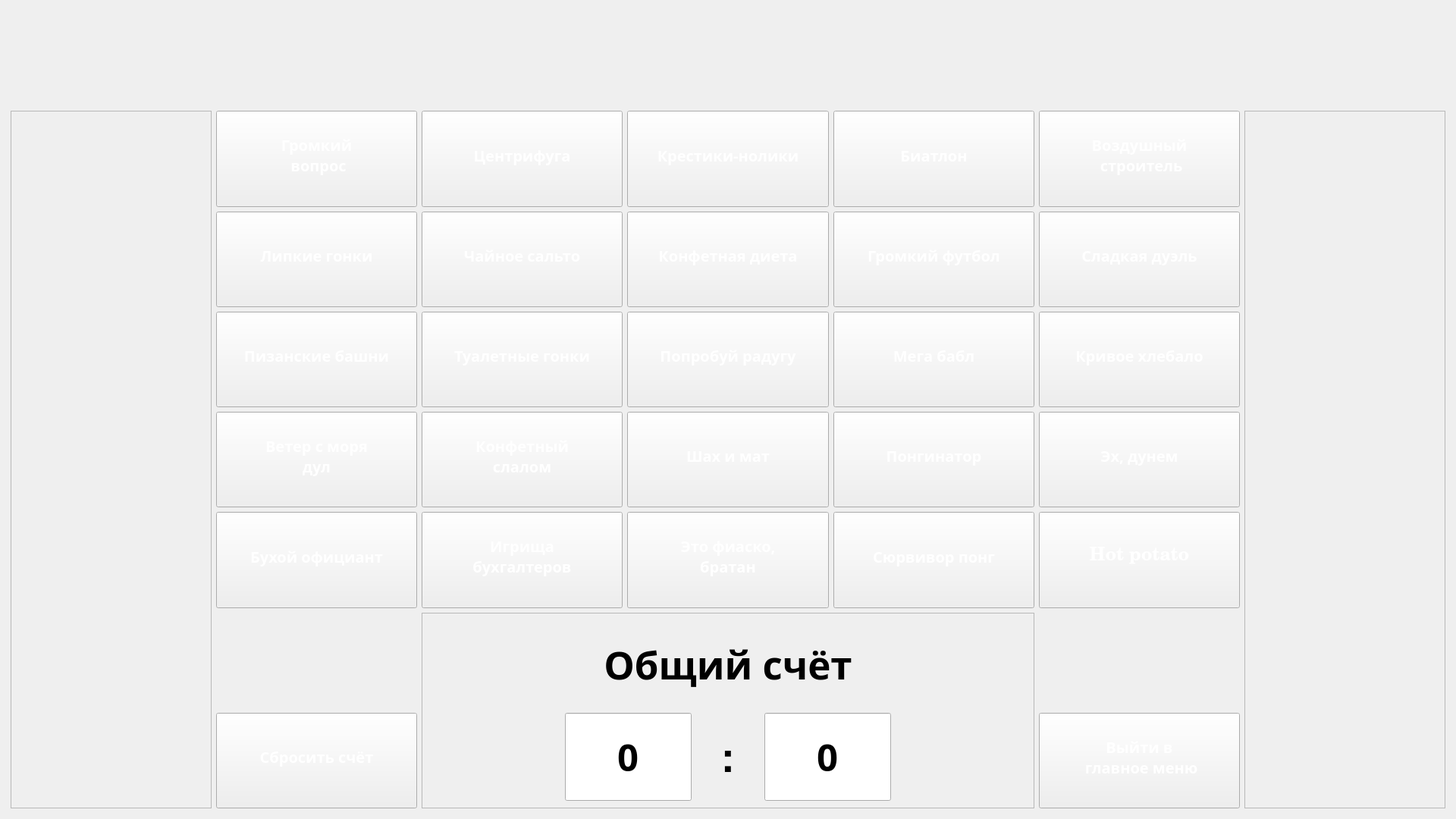
<?xml version="1.0" encoding="UTF-8"?>
<ui version="4.0">
 <class>MainWindow</class>
 <widget class="QMainWindow" name="MainWindow">
  <property name="geometry">
   <rect>
    <x>0</x>
    <y>0</y>
    <width>1920</width>
    <height>1080</height>
   </rect>
  </property>
  <property name="windowTitle">
   <string>MainWindow</string>
  </property>
  <property name="styleSheet">
   <string notr="true">#centralwidget{border-image: url(:/new/prefix1/snow2.png) 0 0 0 0 stretch stretch;}</string>
  </property>
  <widget class="QWidget" name="centralwidget">
   <property name="styleSheet">
    <string notr="true">#pushButton_0{border-image: url(:/new/prefix1/pngwing.com.png) 0 0 0 0 stretch stretch; color : white; padding-bottom: 10px;}
#pushButton_0:pressed{color: black}
#pushButton_0:hover{border-style: outset; border-width: 2px; border-radius: 10px; border-color: beige;}
#pushButton_1{border-image: url(:/new/prefix1/pngwing.com.png) 0 0 0 0 stretch stretch; color : white; padding-bottom: 10px;}
#pushButton_1:pressed{color: black}
#pushButton_1:hover{border-style: outset; border-width: 2px; border-radius: 10px; border-color: beige;}
#pushButton_2:hover{border-style: outset; border-width: 2px; border-radius: 10px; border-color: beige;}
#pushButton_2{border-image: url(:/new/prefix1/pngwing.com.png) 0 0 0 0 stretch stretch; color : white; padding-bottom: 10px;}
#pushButton_2:pressed{color: black}
#pushButton_2:hover{border-style: outset; border-width: 2px; border-radius: 10px; border-color: beige;}
#pushButton_3{border-image: url(:/new/prefix1/pngwing.com.png) 0 0 0 0 stretch stretch; color : white; padding-bottom: 10px;}
#pushButton_3:pressed{color: black}
#pushButton_3:hover{border-style: outset; border-width: 2px; border-radius: 10px; border-color: beige;}
#pushButton_4{border-image: url(:/new/prefix1/pngwing.com.png) 0 0 0 0 stretch stretch; color : white; padding-bottom: 10px;}
#pushButton_4:pressed{color: black}
#pushButton_4:hover{border-style: outset; border-width: 2px; border-radius: 10px; border-color: beige;}
#pushButton_5{border-image: url(:/new/prefix1/pngwing.com.png) 0 0 0 0 stretch stretch; color : white; padding-bottom: 10px;}
#pushButton_5:pressed{color: black}
#pushButton_5:hover{border-style: outset; border-width: 2px; border-radius: 10px; border-color: beige;}
#pushButton_6{border-image: url(:/new/prefix1/pngwing.com.png) 0 0 0 0 stretch stretch; color : white; padding-bottom: 10px;}
#pushButton_6:pressed{color: black}
#pushButton_6:hover{border-style: outset; border-width: 2px; border-radius: 10px; border-color: beige;}
#pushButton_7{border-image: url(:/new/prefix1/pngwing.com.png) 0 0 0 0 stretch stretch; color : white; padding-bottom: 10px;}
#pushButton_7:pressed{color: black}
#pushButton_7:hover{border-style: outset; border-width: 2px; border-radius: 10px; border-color: beige;}
#pushButton_8{border-image: url(:/new/prefix1/pngwing.com.png) 0 0 0 0 stretch stretch; color : white; padding-bottom: 10px;}
#pushButton_8:pressed{color: black}
#pushButton_8:hover{border-style: outset; border-width: 2px; border-radius: 10px; border-color: beige;}
#pushButton_9{border-image: url(:/new/prefix1/pngwing.com.png) 0 0 0 0 stretch stretch; color : white; padding-bottom: 10px;}
#pushButton_9:pressed{color: black}
#pushButton_9:hover{border-style: outset; border-width: 2px; border-radius: 10px; border-color: beige;}
#pushButton_10{border-image: url(:/new/prefix1/pngwing.com.png) 0 0 0 0 stretch stretch; color : white; padding-bottom: 10px;}
#pushButton_10:pressed{color: black}
#pushButton_10:hover{border-style: outset; border-width: 2px; border-radius: 10px; border-color: beige;}
#pushButton_11{border-image: url(:/new/prefix1/pngwing.com.png) 0 0 0 0 stretch stretch; color : white; padding-bottom: 10px;}
#pushButton_11:pressed{color: black}
#pushButton_11:hover{border-style: outset; border-width: 2px; border-radius: 10px; border-color: beige;}
#pushButton_12{border-image: url(:/new/prefix1/pngwing.com.png) 0 0 0 0 stretch stretch; color : white; padding-bottom: 10px;}
#pushButton_12:pressed{color: black}
#pushButton_12:hover{border-style: outset; border-width: 2px; border-radius: 10px; border-color: beige;}
#pushButton_13{border-image: url(:/new/prefix1/pngwing.com.png) 0 0 0 0 stretch stretch; color : white; padding-bottom: 10px;}
#pushButton_13:pressed{color: black}
#pushButton_13:hover{border-style: outset; border-width: 2px; border-radius: 10px; border-color: beige;}
#pushButton_14{border-image: url(:/new/prefix1/pngwing.com.png) 0 0 0 0 stretch stretch; color : white; padding-bottom: 10px;}
#pushButton_14:pressed{color: black}
#pushButton_14:hover{border-style: outset; border-width: 2px; border-radius: 10px; border-color: beige;}
#pushButton_15{border-image: url(:/new/prefix1/pngwing.com.png) 0 0 0 0 stretch stretch; color : white; padding-bottom: 10px;}
#pushButton_15:pressed{color: black}
#pushButton_15:hover{border-style: outset; border-width: 2px; border-radius: 10px; border-color: beige;}
#pushButton_16{border-image: url(:/new/prefix1/pngwing.com.png) 0 0 0 0 stretch stretch; color : white; padding-bottom: 10px;}
#pushButton_16:pressed{color: black}
#pushButton_16:hover{border-style: outset; border-width: 2px; border-radius: 10px; border-color: beige;}
#pushButton_17{border-image: url(:/new/prefix1/pngwing.com.png) 0 0 0 0 stretch stretch; color : white; padding-bottom: 10px;}
#pushButton_17:pressed{color: black}
#pushButton_17:hover{border-style: outset; border-width: 2px; border-radius: 10px; border-color: beige;}
#pushButton_18{border-image: url(:/new/prefix1/pngwing.com.png) 0 0 0 0 stretch stretch; color : white; padding-bottom: 10px;}
#pushButton_18:pressed{color: black}
#pushButton_18:hover{border-style: outset; border-width: 2px; border-radius: 10px; border-color: beige;}
#pushButton_19{border-image: url(:/new/prefix1/pngwing.com.png) 0 0 0 0 stretch stretch; color : white; padding-bottom: 10px;}
#pushButton_19:pressed{color: black}
#pushButton_19:hover{border-style: outset; border-width: 2px; border-radius: 10px; border-color: beige;}
#pushButton_20{border-image: url(:/new/prefix1/pngwing.com.png) 0 0 0 0 stretch stretch; color : white; padding-bottom: 10px;}
#pushButton_20:pressed{color: black}
#pushButton_20:hover{border-style: outset; border-width: 2px; border-radius: 10px; border-color: beige;}
#pushButton_21{border-image: url(:/new/prefix1/pngwing.com.png) 0 0 0 0 stretch stretch; color : white; padding-bottom: 10px;}
#pushButton_21:pressed{color: black}
#pushButton_21:hover{border-style: outset; border-width: 2px; border-radius: 10px; border-color: beige;}
#pushButton_22{border-image: url(:/new/prefix1/pngwing.com.png) 0 0 0 0 stretch stretch; color : white; padding-bottom: 10px;}
#pushButton_22:pressed{color: black}
#pushButton_22:hover{border-style: outset; border-width: 2px; border-radius: 10px; border-color: beige;}
#pushButton_23{border-image: url(:/new/prefix1/pngwing.com.png) 0 0 0 0 stretch stretch; color : white; padding-bottom: 10px;}
#pushButton_23:pressed{color: black}
#pushButton_23:hover{border-style: outset; border-width: 2px; border-radius: 10px; border-color: beige;}
#pushButton_24{border-image: url(:/new/prefix1/pngwing.com.png) 0 0 0 0 stretch stretch; color : white; padding-bottom: 10px;}
#pushButton_24:pressed{color: black}
#pushButton_24:hover{border-style: outset; border-width: 2px; border-radius: 10px; border-color: beige;}
#pushButton_25{border-image: url(:/new/prefix1/pngwing.com.png) 0 0 0 0 stretch stretch; color : white; padding-bottom: 10px;}
#pushButton_25:pressed{color: black}
#pushButton_25:hover{border-style: outset; border-width: 2px; border-radius: 10px; border-color: beige;}

#pushButton_26{border-image: url(:/new/prefix1/pngwing.com.png) 0 0 0 0 stretch stretch; color : white; padding-bottom: 10px;}
#pushButton_26:pressed{color: black}
#pushButton_26:hover{border-style: outset; border-width: 2px; border-radius: 10px; border-color: beige;}
#pushButton_exit{border-image: url(:/new/prefix1/pngwing.com.png) 0 0 0 0 stretch stretch; color : white; padding-bottom: 10px;}
#pushButton_exit:pressed{color: black}
#pushButton_exit:hover{border-style: outset; border-width: 2px; border-radius: 10px; border-color: beige;}</string>
   </property>
   <layout class="QGridLayout" name="gridLayout_9">
    <property name="topMargin">
     <number>9</number>
    </property>
    <item row="0" column="0">
     <layout class="QGridLayout" name="gridLayout">
      <property name="leftMargin">
       <number>5</number>
      </property>
      <property name="topMargin">
       <number>5</number>
      </property>
      <property name="rightMargin">
       <number>5</number>
      </property>
      <property name="bottomMargin">
       <number>5</number>
      </property>
      <item row="8" column="5">
       <widget class="QPushButton" name="pushButton_exit">
        <property name="sizePolicy">
         <sizepolicy hsizetype="Preferred" vsizetype="Preferred">
          <horstretch>0</horstretch>
          <verstretch>0</verstretch>
         </sizepolicy>
        </property>
        <property name="font">
         <font>
          <family>Algerian</family>
          <pointsize>15</pointsize>
          <weight>75</weight>
          <bold>true</bold>
         </font>
        </property>
        <property name="text">
         <string>Выйти в 
 главное меню</string>
        </property>
       </widget>
      </item>
      <item row="3" column="1">
       <widget class="QPushButton" name="pushButton_5">
        <property name="sizePolicy">
         <sizepolicy hsizetype="Preferred" vsizetype="Preferred">
          <horstretch>0</horstretch>
          <verstretch>0</verstretch>
         </sizepolicy>
        </property>
        <property name="font">
         <font>
          <family>Algerian</family>
          <pointsize>15</pointsize>
          <weight>75</weight>
          <bold>true</bold>
         </font>
        </property>
        <property name="text">
         <string>Липкие гонки</string>
        </property>
       </widget>
      </item>
      <item row="6" column="3">
       <widget class="QPushButton" name="pushButton_22">
        <property name="sizePolicy">
         <sizepolicy hsizetype="Preferred" vsizetype="Preferred">
          <horstretch>0</horstretch>
          <verstretch>0</verstretch>
         </sizepolicy>
        </property>
        <property name="font">
         <font>
          <family>Algerian</family>
          <pointsize>15</pointsize>
          <weight>75</weight>
          <bold>true</bold>
         </font>
        </property>
        <property name="text">
         <string>Это фиаско, 
братан</string>
        </property>
       </widget>
      </item>
      <item row="3" column="5">
       <widget class="QPushButton" name="pushButton_9">
        <property name="sizePolicy">
         <sizepolicy hsizetype="Preferred" vsizetype="Preferred">
          <horstretch>0</horstretch>
          <verstretch>0</verstretch>
         </sizepolicy>
        </property>
        <property name="font">
         <font>
          <family>Algerian</family>
          <pointsize>15</pointsize>
          <weight>75</weight>
          <bold>true</bold>
         </font>
        </property>
        <property name="text">
         <string>Сладкая дуэль</string>
        </property>
       </widget>
      </item>
      <item row="4" column="2">
       <widget class="QPushButton" name="pushButton_11">
        <property name="sizePolicy">
         <sizepolicy hsizetype="Preferred" vsizetype="Preferred">
          <horstretch>0</horstretch>
          <verstretch>0</verstretch>
         </sizepolicy>
        </property>
        <property name="font">
         <font>
          <family>Algerian</family>
          <pointsize>15</pointsize>
          <weight>75</weight>
          <bold>true</bold>
         </font>
        </property>
        <property name="text">
         <string>Туалетные гонки</string>
        </property>
       </widget>
      </item>
      <item row="4" column="4">
       <widget class="QPushButton" name="pushButton_13">
        <property name="sizePolicy">
         <sizepolicy hsizetype="Preferred" vsizetype="Preferred">
          <horstretch>0</horstretch>
          <verstretch>0</verstretch>
         </sizepolicy>
        </property>
        <property name="font">
         <font>
          <family>Algerian</family>
          <pointsize>15</pointsize>
          <weight>75</weight>
          <bold>true</bold>
         </font>
        </property>
        <property name="text">
         <string>Мега бабл</string>
        </property>
       </widget>
      </item>
      <item row="6" column="2">
       <widget class="QPushButton" name="pushButton_21">
        <property name="sizePolicy">
         <sizepolicy hsizetype="Preferred" vsizetype="Preferred">
          <horstretch>0</horstretch>
          <verstretch>0</verstretch>
         </sizepolicy>
        </property>
        <property name="font">
         <font>
          <family>Algerian</family>
          <pointsize>15</pointsize>
          <weight>75</weight>
          <bold>true</bold>
         </font>
        </property>
        <property name="text">
         <string>Игрища 
бухгалтеров</string>
        </property>
       </widget>
      </item>
      <item row="2" column="2">
       <widget class="QPushButton" name="pushButton_1">
        <property name="sizePolicy">
         <sizepolicy hsizetype="Preferred" vsizetype="Preferred">
          <horstretch>0</horstretch>
          <verstretch>0</verstretch>
         </sizepolicy>
        </property>
        <property name="font">
         <font>
          <family>Algerian</family>
          <pointsize>15</pointsize>
          <weight>75</weight>
          <bold>true</bold>
         </font>
        </property>
        <property name="styleSheet">
         <string notr="true"/>
        </property>
        <property name="text">
         <string>Центрифуга</string>
        </property>
       </widget>
      </item>
      <item row="2" column="5">
       <widget class="QPushButton" name="pushButton_4">
        <property name="sizePolicy">
         <sizepolicy hsizetype="Preferred" vsizetype="Preferred">
          <horstretch>0</horstretch>
          <verstretch>0</verstretch>
         </sizepolicy>
        </property>
        <property name="font">
         <font>
          <family>Algerian</family>
          <pointsize>15</pointsize>
          <weight>75</weight>
          <bold>true</bold>
         </font>
        </property>
        <property name="text">
         <string>Воздушный 
 строитель</string>
        </property>
        <property name="checkable">
         <bool>true</bool>
        </property>
        <property name="flat">
         <bool>false</bool>
        </property>
       </widget>
      </item>
      <item row="5" column="1">
       <widget class="QPushButton" name="pushButton_15">
        <property name="sizePolicy">
         <sizepolicy hsizetype="Preferred" vsizetype="Preferred">
          <horstretch>0</horstretch>
          <verstretch>0</verstretch>
         </sizepolicy>
        </property>
        <property name="font">
         <font>
          <family>Algerian</family>
          <pointsize>15</pointsize>
          <weight>75</weight>
          <bold>true</bold>
         </font>
        </property>
        <property name="text">
         <string>Ветер с моря 
дул</string>
        </property>
       </widget>
      </item>
      <item row="4" column="3">
       <widget class="QPushButton" name="pushButton_12">
        <property name="sizePolicy">
         <sizepolicy hsizetype="Preferred" vsizetype="Preferred">
          <horstretch>0</horstretch>
          <verstretch>0</verstretch>
         </sizepolicy>
        </property>
        <property name="font">
         <font>
          <family>Algerian</family>
          <pointsize>15</pointsize>
          <weight>75</weight>
          <bold>true</bold>
         </font>
        </property>
        <property name="text">
         <string>Попробуй радугу</string>
        </property>
       </widget>
      </item>
      <item row="8" column="1">
       <widget class="QPushButton" name="pushButton_26">
        <property name="sizePolicy">
         <sizepolicy hsizetype="Preferred" vsizetype="Preferred">
          <horstretch>0</horstretch>
          <verstretch>0</verstretch>
         </sizepolicy>
        </property>
        <property name="font">
         <font>
          <family>Algerian</family>
          <pointsize>15</pointsize>
          <weight>75</weight>
          <bold>true</bold>
         </font>
        </property>
        <property name="text">
         <string>Сбросить счёт</string>
        </property>
       </widget>
      </item>
      <item row="5" column="3">
       <widget class="QPushButton" name="pushButton_17">
        <property name="sizePolicy">
         <sizepolicy hsizetype="Preferred" vsizetype="Preferred">
          <horstretch>0</horstretch>
          <verstretch>0</verstretch>
         </sizepolicy>
        </property>
        <property name="font">
         <font>
          <family>Algerian</family>
          <pointsize>15</pointsize>
          <weight>75</weight>
          <bold>true</bold>
         </font>
        </property>
        <property name="text">
         <string>Шах и мат</string>
        </property>
       </widget>
      </item>
      <item row="3" column="4">
       <widget class="QPushButton" name="pushButton_8">
        <property name="sizePolicy">
         <sizepolicy hsizetype="Preferred" vsizetype="Preferred">
          <horstretch>0</horstretch>
          <verstretch>0</verstretch>
         </sizepolicy>
        </property>
        <property name="font">
         <font>
          <family>Algerian</family>
          <pointsize>15</pointsize>
          <weight>75</weight>
          <bold>true</bold>
         </font>
        </property>
        <property name="text">
         <string>Громкий футбол</string>
        </property>
       </widget>
      </item>
      <item row="5" column="4">
       <widget class="QPushButton" name="pushButton_18">
        <property name="sizePolicy">
         <sizepolicy hsizetype="Preferred" vsizetype="Preferred">
          <horstretch>0</horstretch>
          <verstretch>0</verstretch>
         </sizepolicy>
        </property>
        <property name="font">
         <font>
          <family>Algerian</family>
          <pointsize>15</pointsize>
          <weight>75</weight>
          <bold>true</bold>
         </font>
        </property>
        <property name="text">
         <string>Понгинатор</string>
        </property>
       </widget>
      </item>
      <item row="7" column="1">
       <widget class="QLabel" name="label_13">
        <property name="text">
         <string/>
        </property>
       </widget>
      </item>
      <item row="5" column="5">
       <widget class="QPushButton" name="pushButton_19">
        <property name="sizePolicy">
         <sizepolicy hsizetype="Preferred" vsizetype="Preferred">
          <horstretch>0</horstretch>
          <verstretch>0</verstretch>
         </sizepolicy>
        </property>
        <property name="font">
         <font>
          <family>Algerian</family>
          <pointsize>15</pointsize>
          <weight>75</weight>
          <bold>true</bold>
         </font>
        </property>
        <property name="text">
         <string>Эх, дунем</string>
        </property>
       </widget>
      </item>
      <item row="2" column="3">
       <widget class="QPushButton" name="pushButton_2">
        <property name="sizePolicy">
         <sizepolicy hsizetype="Preferred" vsizetype="Preferred">
          <horstretch>0</horstretch>
          <verstretch>0</verstretch>
         </sizepolicy>
        </property>
        <property name="font">
         <font>
          <family>Algerian</family>
          <pointsize>15</pointsize>
          <weight>75</weight>
          <bold>true</bold>
         </font>
        </property>
        <property name="text">
         <string>Крестики-нолики</string>
        </property>
       </widget>
      </item>
      <item row="2" column="4">
       <widget class="QPushButton" name="pushButton_3">
        <property name="sizePolicy">
         <sizepolicy hsizetype="Preferred" vsizetype="Preferred">
          <horstretch>0</horstretch>
          <verstretch>0</verstretch>
         </sizepolicy>
        </property>
        <property name="font">
         <font>
          <family>Algerian</family>
          <pointsize>15</pointsize>
          <weight>75</weight>
          <bold>true</bold>
         </font>
        </property>
        <property name="text">
         <string>Биатлон</string>
        </property>
       </widget>
      </item>
      <item row="3" column="2">
       <widget class="QPushButton" name="pushButton_6">
        <property name="sizePolicy">
         <sizepolicy hsizetype="Preferred" vsizetype="Preferred">
          <horstretch>0</horstretch>
          <verstretch>0</verstretch>
         </sizepolicy>
        </property>
        <property name="font">
         <font>
          <family>Algerian</family>
          <pointsize>15</pointsize>
          <weight>75</weight>
          <bold>true</bold>
         </font>
        </property>
        <property name="text">
         <string>Чайное сальто</string>
        </property>
       </widget>
      </item>
      <item row="5" column="2">
       <widget class="QPushButton" name="pushButton_16">
        <property name="sizePolicy">
         <sizepolicy hsizetype="Preferred" vsizetype="Preferred">
          <horstretch>0</horstretch>
          <verstretch>0</verstretch>
         </sizepolicy>
        </property>
        <property name="font">
         <font>
          <family>Algerian</family>
          <pointsize>15</pointsize>
          <weight>75</weight>
          <bold>true</bold>
         </font>
        </property>
        <property name="text">
         <string>Конфетный 
слалом</string>
        </property>
       </widget>
      </item>
      <item row="2" column="1">
       <widget class="QPushButton" name="pushButton_0">
        <property name="sizePolicy">
         <sizepolicy hsizetype="Preferred" vsizetype="Preferred">
          <horstretch>0</horstretch>
          <verstretch>0</verstretch>
         </sizepolicy>
        </property>
        <property name="font">
         <font>
          <family>Algerian</family>
          <pointsize>15</pointsize>
          <weight>75</weight>
          <bold>true</bold>
         </font>
        </property>
        <property name="styleSheet">
         <string notr="true">#pushButton_2{border-image: url(:/new/prefix1/pngwing.com.png) 0 0 0 0 stretch stretch; color : white;}</string>
        </property>
        <property name="text">
         <string>Громкий 
 вопрос</string>
        </property>
        <property name="checkable">
         <bool>true</bool>
        </property>
        <property name="autoDefault">
         <bool>false</bool>
        </property>
        <property name="default">
         <bool>false</bool>
        </property>
        <property name="flat">
         <bool>false</bool>
        </property>
       </widget>
      </item>
      <item row="6" column="1">
       <widget class="QPushButton" name="pushButton_20">
        <property name="sizePolicy">
         <sizepolicy hsizetype="Preferred" vsizetype="Preferred">
          <horstretch>0</horstretch>
          <verstretch>0</verstretch>
         </sizepolicy>
        </property>
        <property name="font">
         <font>
          <family>Algerian</family>
          <pointsize>15</pointsize>
          <weight>75</weight>
          <bold>true</bold>
         </font>
        </property>
        <property name="text">
         <string>Бухой официант</string>
        </property>
       </widget>
      </item>
      <item row="6" column="5">
       <widget class="QPushButton" name="pushButton_24">
        <property name="sizePolicy">
         <sizepolicy hsizetype="Preferred" vsizetype="Preferred">
          <horstretch>0</horstretch>
          <verstretch>0</verstretch>
         </sizepolicy>
        </property>
        <property name="font">
         <font>
          <family>Century</family>
          <pointsize>18</pointsize>
          <weight>75</weight>
          <bold>true</bold>
         </font>
        </property>
        <property name="text">
         <string>Hot potato</string>
        </property>
       </widget>
      </item>
      <item row="3" column="3">
       <widget class="QPushButton" name="pushButton_7">
        <property name="sizePolicy">
         <sizepolicy hsizetype="Preferred" vsizetype="Preferred">
          <horstretch>0</horstretch>
          <verstretch>0</verstretch>
         </sizepolicy>
        </property>
        <property name="font">
         <font>
          <family>Algerian</family>
          <pointsize>15</pointsize>
          <weight>75</weight>
          <bold>true</bold>
         </font>
        </property>
        <property name="text">
         <string>Конфетная диета</string>
        </property>
       </widget>
      </item>
      <item row="4" column="5">
       <widget class="QPushButton" name="pushButton_14">
        <property name="sizePolicy">
         <sizepolicy hsizetype="Preferred" vsizetype="Preferred">
          <horstretch>0</horstretch>
          <verstretch>0</verstretch>
         </sizepolicy>
        </property>
        <property name="font">
         <font>
          <family>Algerian</family>
          <pointsize>15</pointsize>
          <weight>75</weight>
          <bold>true</bold>
         </font>
        </property>
        <property name="text">
         <string>Кривое хлебало</string>
        </property>
       </widget>
      </item>
      <item row="4" column="1">
       <widget class="QPushButton" name="pushButton_10">
        <property name="sizePolicy">
         <sizepolicy hsizetype="Preferred" vsizetype="Preferred">
          <horstretch>0</horstretch>
          <verstretch>0</verstretch>
         </sizepolicy>
        </property>
        <property name="font">
         <font>
          <family>Algerian</family>
          <pointsize>15</pointsize>
          <weight>75</weight>
          <bold>true</bold>
         </font>
        </property>
        <property name="text">
         <string>Пизанские башни</string>
        </property>
       </widget>
      </item>
      <item row="6" column="4">
       <widget class="QPushButton" name="pushButton_23">
        <property name="sizePolicy">
         <sizepolicy hsizetype="Preferred" vsizetype="Preferred">
          <horstretch>0</horstretch>
          <verstretch>0</verstretch>
         </sizepolicy>
        </property>
        <property name="font">
         <font>
          <family>Algerian</family>
          <pointsize>15</pointsize>
          <weight>75</weight>
          <bold>true</bold>
         </font>
        </property>
        <property name="text">
         <string>Сюрвивор понг</string>
        </property>
       </widget>
      </item>
      <item row="7" column="2" rowspan="2" colspan="3">
       <widget class="QFrame" name="frame_3">
        <property name="frameShape">
         <enum>QFrame::StyledPanel</enum>
        </property>
        <property name="frameShadow">
         <enum>QFrame::Raised</enum>
        </property>
        <layout class="QGridLayout" name="gridLayout_3">
         <item row="1" column="4">
          <widget class="QLabel" name="label_2">
           <property name="sizePolicy">
            <sizepolicy hsizetype="Ignored" vsizetype="Minimum">
             <horstretch>0</horstretch>
             <verstretch>0</verstretch>
            </sizepolicy>
           </property>
           <property name="font">
            <font>
             <pointsize>42</pointsize>
             <weight>75</weight>
             <bold>true</bold>
            </font>
           </property>
           <property name="styleSheet">
            <string notr="true">color: black</string>
           </property>
           <property name="text">
            <string>:</string>
           </property>
           <property name="alignment">
            <set>Qt::AlignCenter</set>
           </property>
          </widget>
         </item>
         <item row="1" column="8">
          <widget class="QLabel" name="label_10">
           <property name="text">
            <string/>
           </property>
          </widget>
         </item>
         <item row="0" column="1" colspan="7">
          <widget class="QLabel" name="label_5">
           <property name="font">
            <font>
             <family>MS Reference Sans Serif</family>
             <pointsize>38</pointsize>
             <weight>75</weight>
             <bold>true</bold>
            </font>
           </property>
           <property name="styleSheet">
            <string notr="true">color: black</string>
           </property>
           <property name="text">
            <string>Общий счёт</string>
           </property>
           <property name="alignment">
            <set>Qt::AlignCenter</set>
           </property>
          </widget>
         </item>
         <item row="1" column="0">
          <widget class="QLabel" name="label_6">
           <property name="text">
            <string/>
           </property>
          </widget>
         </item>
         <item row="1" column="2" colspan="2">
          <widget class="QLineEdit" name="lineEdit_score1">
           <property name="sizePolicy">
            <sizepolicy hsizetype="Ignored" vsizetype="Minimum">
             <horstretch>0</horstretch>
             <verstretch>0</verstretch>
            </sizepolicy>
           </property>
           <property name="font">
            <font>
             <family>AIGDT</family>
             <pointsize>37</pointsize>
             <weight>75</weight>
             <bold>true</bold>
             <kerning>false</kerning>
            </font>
           </property>
           <property name="inputMask">
            <string/>
           </property>
           <property name="text">
            <string>0</string>
           </property>
           <property name="alignment">
            <set>Qt::AlignCenter</set>
           </property>
          </widget>
         </item>
         <item row="1" column="5" colspan="2">
          <widget class="QLineEdit" name="lineEdit_score2">
           <property name="sizePolicy">
            <sizepolicy hsizetype="Ignored" vsizetype="Preferred">
             <horstretch>0</horstretch>
             <verstretch>0</verstretch>
            </sizepolicy>
           </property>
           <property name="font">
            <font>
             <family>AIGDT</family>
             <pointsize>37</pointsize>
             <weight>75</weight>
             <bold>true</bold>
            </font>
           </property>
           <property name="inputMask">
            <string/>
           </property>
           <property name="text">
            <string>0</string>
           </property>
           <property name="alignment">
            <set>Qt::AlignCenter</set>
           </property>
          </widget>
         </item>
        </layout>
       </widget>
      </item>
      <item row="0" column="1" colspan="5">
       <widget class="QLabel" name="label">
        <property name="enabled">
         <bool>true</bool>
        </property>
        <property name="sizePolicy">
         <sizepolicy hsizetype="Preferred" vsizetype="Preferred">
          <horstretch>0</horstretch>
          <verstretch>0</verstretch>
         </sizepolicy>
        </property>
        <property name="font">
         <font>
          <family>Rockwell Condensed</family>
          <pointsize>40</pointsize>
          <weight>50</weight>
          <italic>false</italic>
          <bold>false</bold>
          <underline>false</underline>
         </font>
        </property>
        <property name="styleSheet">
         <string notr="true">#label{color: white; font-size: auto}</string>
        </property>
        <property name="frameShape">
         <enum>QFrame::NoFrame</enum>
        </property>
        <property name="frameShadow">
         <enum>QFrame::Plain</enum>
        </property>
        <property name="lineWidth">
         <number>1</number>
        </property>
        <property name="text">
         <string/>
        </property>
        <property name="textFormat">
         <enum>Qt::AutoText</enum>
        </property>
        <property name="pixmap">
         <pixmap resource="image.qrc">:/new/prefix1/фоны/title4.png</pixmap>
        </property>
        <property name="scaledContents">
         <bool>false</bool>
        </property>
        <property name="alignment">
         <set>Qt::AlignCenter</set>
        </property>
       </widget>
      </item>
      <item row="2" column="0" rowspan="7">
       <widget class="QFrame" name="frame">
        <property name="minimumSize">
         <size>
          <width>20</width>
          <height>0</height>
         </size>
        </property>
        <property name="frameShape">
         <enum>QFrame::StyledPanel</enum>
        </property>
        <property name="frameShadow">
         <enum>QFrame::Raised</enum>
        </property>
        <widget class="ClickableLabel" name="label_16">
         <property name="geometry">
          <rect>
           <x>120</x>
           <y>400</y>
           <width>150</width>
           <height>150</height>
          </rect>
         </property>
         <property name="sizePolicy">
          <sizepolicy hsizetype="Ignored" vsizetype="Ignored">
           <horstretch>0</horstretch>
           <verstretch>0</verstretch>
          </sizepolicy>
         </property>
         <property name="text">
          <string/>
         </property>
         <property name="pixmap">
          <pixmap resource="image.qrc">:/new/prefix1/фотки людей/Inna.png</pixmap>
         </property>
         <property name="scaledContents">
          <bool>true</bool>
         </property>
        </widget>
        <widget class="ClickableLabel" name="label_22">
         <property name="geometry">
          <rect>
           <x>0</x>
           <y>260</y>
           <width>150</width>
           <height>150</height>
          </rect>
         </property>
         <property name="sizePolicy">
          <sizepolicy hsizetype="Ignored" vsizetype="Ignored">
           <horstretch>0</horstretch>
           <verstretch>0</verstretch>
          </sizepolicy>
         </property>
         <property name="text">
          <string/>
         </property>
         <property name="pixmap">
          <pixmap resource="image.qrc">:/new/prefix1/фотки людей/Anya.png</pixmap>
         </property>
         <property name="scaledContents">
          <bool>true</bool>
         </property>
        </widget>
        <widget class="ClickableLabel" name="label_18">
         <property name="geometry">
          <rect>
           <x>0</x>
           <y>0</y>
           <width>150</width>
           <height>150</height>
          </rect>
         </property>
         <property name="sizePolicy">
          <sizepolicy hsizetype="Ignored" vsizetype="Ignored">
           <horstretch>0</horstretch>
           <verstretch>0</verstretch>
          </sizepolicy>
         </property>
         <property name="text">
          <string/>
         </property>
         <property name="pixmap">
          <pixmap resource="image.qrc">:/new/prefix1/фотки людей/Angelina.png</pixmap>
         </property>
         <property name="scaledContents">
          <bool>true</bool>
         </property>
        </widget>
        <widget class="ClickableLabel" name="label_15">
         <property name="geometry">
          <rect>
           <x>110</x>
           <y>150</y>
           <width>150</width>
           <height>150</height>
          </rect>
         </property>
         <property name="sizePolicy">
          <sizepolicy hsizetype="Ignored" vsizetype="Ignored">
           <horstretch>0</horstretch>
           <verstretch>0</verstretch>
          </sizepolicy>
         </property>
         <property name="text">
          <string/>
         </property>
         <property name="pixmap">
          <pixmap resource="image.qrc">:/new/prefix1/НВ.png</pixmap>
         </property>
         <property name="scaledContents">
          <bool>true</bool>
         </property>
        </widget>
        <widget class="ClickableLabel" name="label_19">
         <property name="geometry">
          <rect>
           <x>100</x>
           <y>640</y>
           <width>150</width>
           <height>150</height>
          </rect>
         </property>
         <property name="sizePolicy">
          <sizepolicy hsizetype="Ignored" vsizetype="Ignored">
           <horstretch>0</horstretch>
           <verstretch>0</verstretch>
          </sizepolicy>
         </property>
         <property name="text">
          <string/>
         </property>
         <property name="pixmap">
          <pixmap resource="image.qrc">:/new/prefix1/фотки людей/Elina.png</pixmap>
         </property>
         <property name="scaledContents">
          <bool>true</bool>
         </property>
        </widget>
        <widget class="ClickableLabel" name="label_21">
         <property name="geometry">
          <rect>
           <x>10</x>
           <y>500</y>
           <width>150</width>
           <height>150</height>
          </rect>
         </property>
         <property name="sizePolicy">
          <sizepolicy hsizetype="Ignored" vsizetype="Ignored">
           <horstretch>0</horstretch>
           <verstretch>0</verstretch>
          </sizepolicy>
         </property>
         <property name="text">
          <string/>
         </property>
         <property name="pixmap">
          <pixmap resource="image.qrc">:/new/prefix1/фотки людей/Pasha.png</pixmap>
         </property>
         <property name="scaledContents">
          <bool>true</bool>
         </property>
        </widget>
       </widget>
      </item>
      <item row="2" column="6" rowspan="7">
       <widget class="QFrame" name="frame_2">
        <property name="sizePolicy">
         <sizepolicy hsizetype="Preferred" vsizetype="Preferred">
          <horstretch>0</horstretch>
          <verstretch>0</verstretch>
         </sizepolicy>
        </property>
        <property name="minimumSize">
         <size>
          <width>0</width>
          <height>0</height>
         </size>
        </property>
        <property name="frameShape">
         <enum>QFrame::StyledPanel</enum>
        </property>
        <property name="frameShadow">
         <enum>QFrame::Raised</enum>
        </property>
        <widget class="ClickableLabel" name="label_17">
         <property name="geometry">
          <rect>
           <x>20</x>
           <y>10</y>
           <width>151</width>
           <height>191</height>
          </rect>
         </property>
         <property name="sizePolicy">
          <sizepolicy hsizetype="Ignored" vsizetype="Ignored">
           <horstretch>0</horstretch>
           <verstretch>0</verstretch>
          </sizepolicy>
         </property>
         <property name="text">
          <string/>
         </property>
         <property name="pixmap">
          <pixmap resource="image.qrc">:/new/prefix1/фотки людей/Drozd.png</pixmap>
         </property>
         <property name="scaledContents">
          <bool>true</bool>
         </property>
        </widget>
        <widget class="ClickableLabel" name="label_26">
         <property name="geometry">
          <rect>
           <x>0</x>
           <y>290</y>
           <width>191</width>
           <height>201</height>
          </rect>
         </property>
         <property name="sizePolicy">
          <sizepolicy hsizetype="Ignored" vsizetype="Ignored">
           <horstretch>0</horstretch>
           <verstretch>0</verstretch>
          </sizepolicy>
         </property>
         <property name="text">
          <string/>
         </property>
         <property name="pixmap">
          <pixmap resource="image.qrc">:/new/prefix1/фотки людей/Gunya.png</pixmap>
         </property>
         <property name="scaledContents">
          <bool>true</bool>
         </property>
        </widget>
        <widget class="ClickableLabel" name="label_24">
         <property name="geometry">
          <rect>
           <x>20</x>
           <y>550</y>
           <width>171</width>
           <height>161</height>
          </rect>
         </property>
         <property name="sizePolicy">
          <sizepolicy hsizetype="Ignored" vsizetype="Ignored">
           <horstretch>0</horstretch>
           <verstretch>0</verstretch>
          </sizepolicy>
         </property>
         <property name="text">
          <string/>
         </property>
         <property name="pixmap">
          <pixmap resource="image.qrc">:/new/prefix1/фотки людей/Ksyusha.png</pixmap>
         </property>
         <property name="scaledContents">
          <bool>true</bool>
         </property>
        </widget>
        <widget class="ClickableLabel" name="label_20">
         <property name="geometry">
          <rect>
           <x>90</x>
           <y>690</y>
           <width>161</width>
           <height>181</height>
          </rect>
         </property>
         <property name="sizePolicy">
          <sizepolicy hsizetype="Ignored" vsizetype="Ignored">
           <horstretch>0</horstretch>
           <verstretch>0</verstretch>
          </sizepolicy>
         </property>
         <property name="text">
          <string/>
         </property>
         <property name="pixmap">
          <pixmap resource="image.qrc">:/new/prefix1/фотки людей/Lesha2.png</pixmap>
         </property>
         <property name="scaledContents">
          <bool>true</bool>
         </property>
        </widget>
        <widget class="ClickableLabel" name="label_25">
         <property name="geometry">
          <rect>
           <x>130</x>
           <y>430</y>
           <width>141</width>
           <height>191</height>
          </rect>
         </property>
         <property name="sizePolicy">
          <sizepolicy hsizetype="Ignored" vsizetype="Ignored">
           <horstretch>0</horstretch>
           <verstretch>0</verstretch>
          </sizepolicy>
         </property>
         <property name="text">
          <string/>
         </property>
         <property name="pixmap">
          <pixmap resource="image.qrc">:/new/prefix1/фотки людей/Petrik.png</pixmap>
         </property>
         <property name="scaledContents">
          <bool>true</bool>
         </property>
        </widget>
        <widget class="ClickableLabel" name="label_23">
         <property name="geometry">
          <rect>
           <x>120</x>
           <y>170</y>
           <width>141</width>
           <height>191</height>
          </rect>
         </property>
         <property name="sizePolicy">
          <sizepolicy hsizetype="Ignored" vsizetype="Ignored">
           <horstretch>0</horstretch>
           <verstretch>0</verstretch>
          </sizepolicy>
         </property>
         <property name="text">
          <string/>
         </property>
         <property name="pixmap">
          <pixmap resource="image.qrc">:/new/prefix1/фотки людей/Lesha.png</pixmap>
         </property>
         <property name="scaledContents">
          <bool>true</bool>
         </property>
        </widget>
        <zorder>label_17</zorder>
        <zorder>label_23</zorder>
        <zorder>label_26</zorder>
        <zorder>label_24</zorder>
        <zorder>label_20</zorder>
        <zorder>label_25</zorder>
       </widget>
      </item>
     </layout>
    </item>
   </layout>
  </widget>
 </widget>
 <customwidgets>
  <customwidget>
   <class>ClickableLabel</class>
   <extends>QLabel</extends>
   <header>clickablelabel.h</header>
  </customwidget>
 </customwidgets>
 <resources>
  <include location="image.qrc"/>
 </resources>
 <connections/>
</ui>
